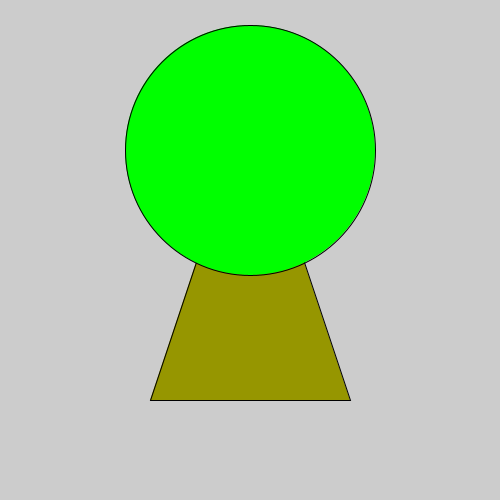
Frame 1 (no input)
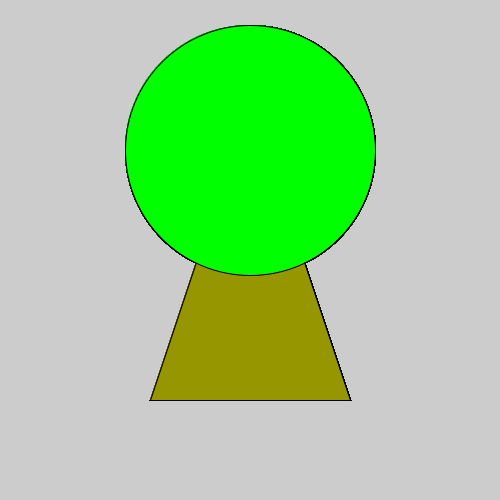
Frame 60 (the mouse pressed at the canvas centre just before this capture)
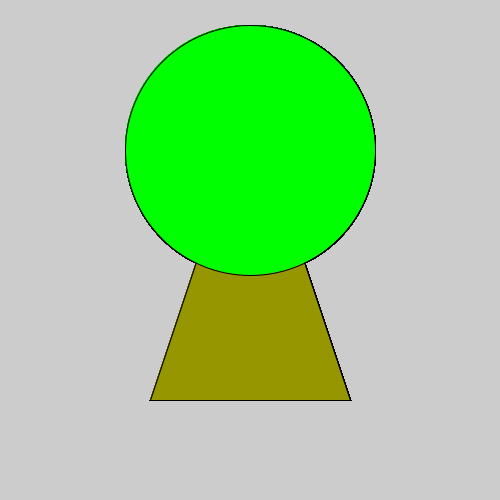
Frame 120 (the mouse held since frame 60 and released just before this capture)

The Processing sketch that drew these frames (run headless with seeded random() and noise(); from frame 60 on, the mouse is pressed at the canvas centre):

// Processing sketch: Hoofdstuk_9_9_Verdieping
// ── Hoofdstuk_9_9_Verdieping.pde
void setup(){
size(500,500);
}

void draw(){
  fill(150,150,0);
triangle(350,400,150,400,250,100);
fill(0,255,0);
ellipse(250,150,250,250);
}
